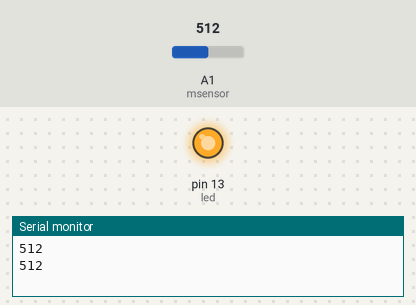
A sketch run on a simulated Arduino Uno, built with avr-gcc and run on an emulated ATmega328P. Shown: output pins drawn as LEDs (lit = HIGH), the last lines printed to the serial monitor. The test bench sets the inputs (shaded band); at power-on: A1 (msensor) = 512.

Above: at 2.8 s.
2.9 s: A1 (msensor) set to 308
4.4 s: A1 (msensor) set to 290
At 5.4 s:
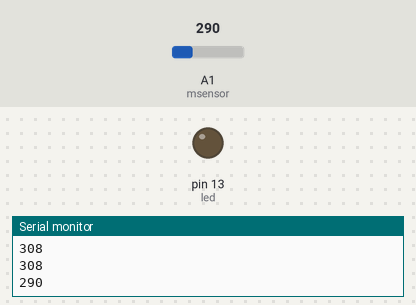
6.5 s: A1 (msensor) set to 492
8.2 s: A1 (msensor) set to 514
At 9.7 s:
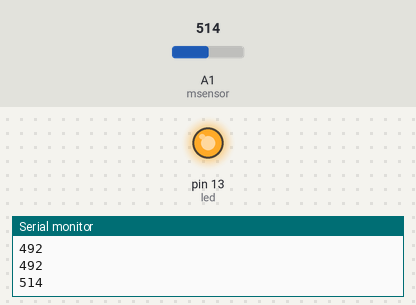
10.5 s: A1 (msensor) set to 122
At 12.4 s:
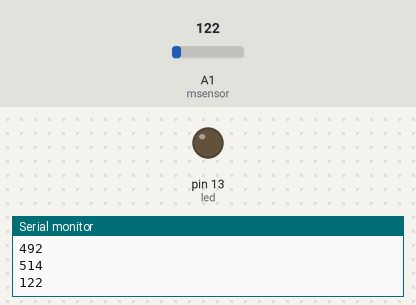
Timing chart, 0 to 13.5 s (numbered marks = the images above; inputs shaded):
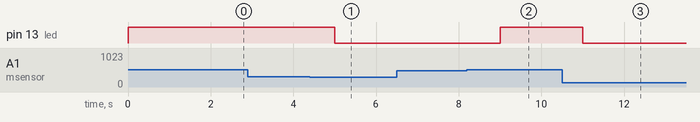

The sketch:

soil_moisture_level_measure.ino
```cpp
int msensor = A1;
int msvalue = 0;
int led = 13;
boolean flag = false;

void setup() {
  // put your setup code here, to run once:
  Serial.begin(9600);
  pinMode(msensor,INPUT);
  pinMode(led,OUTPUT);

}

void loop() {
  // put your main code here, to run repeatedly:
  msvalue = analogRead(msensor);
  Serial.println(msvalue);

 if ((msvalue>= 500) && (flag == false)){
   digitalWrite(led, HIGH);
   flag = true;
   delay(1000);
 }
 if ((msvalue <=300)&&(flag == true)){
  digitalWrite(led, LOW);
flag = false;
delay(1000);
}
delay(1000);
}
```

Measured:
- the behaviour switches between 301 and 300 on A1 (msensor) (found by bisection; images 0 and 1)
- the behaviour switches between 499 and 500 on A1 (msensor) (found by bisection; images 1 and 2)
- after the input at 4.4 s, pin 13 (led): HIGH → LOW after 0.60 s
- after the input at 8.2 s, pin 13 (led): LOW → HIGH after 0.80 s
- after the input at 10.5 s, pin 13 (led): HIGH → LOW after 0.50 s
